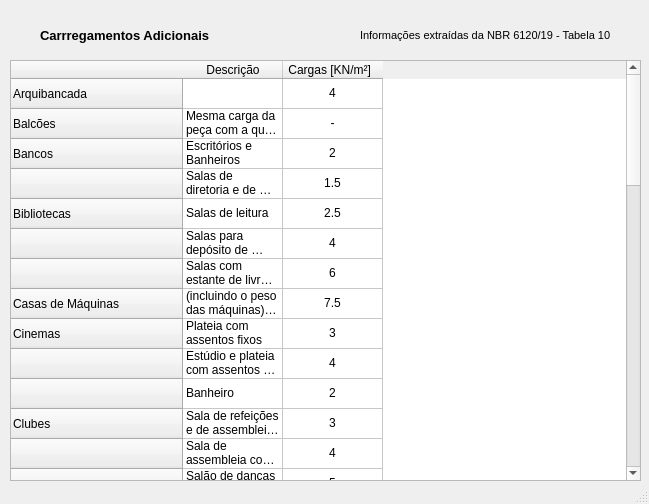
<?xml version="1.0" encoding="UTF-8"?>
<ui version="4.0">
 <class>MainWindow</class>
 <widget class="QMainWindow" name="MainWindow">
  <property name="geometry">
   <rect>
    <x>0</x>
    <y>0</y>
    <width>649</width>
    <height>504</height>
   </rect>
  </property>
  <property name="windowTitle">
   <string>MainWindow</string>
  </property>
  <widget class="QWidget" name="centralwidget">
   <widget class="QTableWidget" name="tableWidget">
    <property name="geometry">
     <rect>
      <x>10</x>
      <y>60</y>
      <width>631</width>
      <height>421</height>
     </rect>
    </property>
    <property name="maximumSize">
     <size>
      <width>631</width>
      <height>421</height>
     </size>
    </property>
    <row>
     <property name="text">
      <string>Arquibancada</string>
     </property>
    </row>
    <row>
     <property name="text">
      <string>Balcões</string>
     </property>
    </row>
    <row>
     <property name="text">
      <string>Bancos</string>
     </property>
    </row>
    <row>
     <property name="text">
      <string/>
     </property>
    </row>
    <row>
     <property name="text">
      <string>Bibliotecas</string>
     </property>
    </row>
    <row>
     <property name="text">
      <string/>
     </property>
    </row>
    <row>
     <property name="text">
      <string/>
     </property>
    </row>
    <row>
     <property name="text">
      <string>Casas de Máquinas</string>
     </property>
    </row>
    <row>
     <property name="text">
      <string>Cinemas</string>
     </property>
    </row>
    <row>
     <property name="text">
      <string/>
     </property>
    </row>
    <row>
     <property name="text">
      <string/>
     </property>
    </row>
    <row>
     <property name="text">
      <string>Clubes</string>
     </property>
    </row>
    <row>
     <property name="text">
      <string/>
     </property>
    </row>
    <row>
     <property name="text">
      <string/>
     </property>
    </row>
    <row>
     <property name="text">
      <string/>
     </property>
    </row>
    <row>
     <property name="text">
      <string>Corredores</string>
     </property>
    </row>
    <row>
     <property name="text">
      <string/>
     </property>
    </row>
    <row>
     <property name="text">
      <string>Cozinhas e Residências</string>
     </property>
    </row>
    <row>
     <property name="text">
      <string>Depósitos </string>
     </property>
    </row>
    <row>
     <property name="text">
      <string>Edifícios Residenciais </string>
     </property>
    </row>
    <row>
     <property name="text">
      <string/>
     </property>
    </row>
    <row>
     <property name="text">
      <string>Escadas</string>
     </property>
    </row>
    <row>
     <property name="text">
      <string/>
     </property>
    </row>
    <row>
     <property name="text">
      <string>Escolas</string>
     </property>
    </row>
    <row>
     <property name="text">
      <string/>
     </property>
    </row>
    <row>
     <property name="text">
      <string/>
     </property>
    </row>
    <row>
     <property name="text">
      <string>Escritórios</string>
     </property>
    </row>
    <row>
     <property name="text">
      <string>Forros</string>
     </property>
    </row>
    <row>
     <property name="text">
      <string>Galeria de Artes</string>
     </property>
    </row>
    <row>
     <property name="text">
      <string>Galeria de Lojas</string>
     </property>
    </row>
    <row>
     <property name="text">
      <string>Garagens e Estacionamentos</string>
     </property>
    </row>
    <row>
     <property name="text">
      <string>Ginásio de Esportes</string>
     </property>
    </row>
    <row>
     <property name="text">
      <string>Hospital</string>
     </property>
    </row>
    <row>
     <property name="text">
      <string/>
     </property>
    </row>
    <row>
     <property name="text">
      <string>Laboratórios</string>
     </property>
    </row>
    <row>
     <property name="text">
      <string>Lavanderias</string>
     </property>
    </row>
    <row>
     <property name="text">
      <string>Lojas</string>
     </property>
    </row>
    <row>
     <property name="text">
      <string>Restaurantes</string>
     </property>
    </row>
    <row>
     <property name="text">
      <string>Teatros</string>
     </property>
    </row>
    <row>
     <property name="text">
      <string/>
     </property>
    </row>
    <row>
     <property name="text">
      <string>Terraços</string>
     </property>
    </row>
    <row>
     <property name="text">
      <string/>
     </property>
    </row>
    <row>
     <property name="text">
      <string/>
     </property>
    </row>
    <row>
     <property name="text">
      <string/>
     </property>
    </row>
    <row>
     <property name="text">
      <string>Vestíbulo</string>
     </property>
    </row>
    <row>
     <property name="text">
      <string/>
     </property>
    </row>
    <column>
     <property name="text">
      <string>Descrição</string>
     </property>
    </column>
    <column>
     <property name="text">
      <string>Cargas [KN/m²]  </string>
     </property>
     <property name="textAlignment">
      <set>AlignCenter</set>
     </property>
    </column>
    <item row="0" column="1">
     <property name="text">
      <string>4</string>
     </property>
     <property name="textAlignment">
      <set>AlignCenter</set>
     </property>
    </item>
    <item row="1" column="0">
     <property name="text">
      <string>Mesma carga da peça com a qual se comunicam as previstas em 2.2.1.5</string>
     </property>
    </item>
    <item row="1" column="1">
     <property name="text">
      <string>-</string>
     </property>
     <property name="textAlignment">
      <set>AlignCenter</set>
     </property>
    </item>
    <item row="2" column="0">
     <property name="text">
      <string>Escritórios e Banheiros</string>
     </property>
    </item>
    <item row="2" column="1">
     <property name="text">
      <string>2</string>
     </property>
     <property name="textAlignment">
      <set>AlignCenter</set>
     </property>
    </item>
    <item row="3" column="0">
     <property name="text">
      <string>Salas de diretoria e de Gerência</string>
     </property>
    </item>
    <item row="3" column="1">
     <property name="text">
      <string>1.5</string>
     </property>
     <property name="textAlignment">
      <set>AlignCenter</set>
     </property>
    </item>
    <item row="4" column="0">
     <property name="text">
      <string>Salas de leitura</string>
     </property>
    </item>
    <item row="4" column="1">
     <property name="text">
      <string>2.5</string>
     </property>
     <property name="textAlignment">
      <set>AlignCenter</set>
     </property>
    </item>
    <item row="5" column="0">
     <property name="text">
      <string>Salas para depósito de livros</string>
     </property>
    </item>
    <item row="5" column="1">
     <property name="text">
      <string>4</string>
     </property>
     <property name="textAlignment">
      <set>AlignCenter</set>
     </property>
    </item>
    <item row="6" column="0">
     <property name="text">
      <string>Salas com estante de livros a ser determinada em cada caso ou 2.5 KN/m² por metro de altura observado, porém valor mínimo de </string>
     </property>
    </item>
    <item row="6" column="1">
     <property name="text">
      <string>6</string>
     </property>
     <property name="textAlignment">
      <set>AlignCenter</set>
     </property>
    </item>
    <item row="7" column="0">
     <property name="text">
      <string>(incluindo o peso das máquinas) a ser determinada em cada caso, porém o valor mínimo de </string>
     </property>
    </item>
    <item row="7" column="1">
     <property name="text">
      <string>7.5</string>
     </property>
     <property name="textAlignment">
      <set>AlignCenter</set>
     </property>
    </item>
    <item row="8" column="0">
     <property name="text">
      <string>Plateia com assentos fixos</string>
     </property>
    </item>
    <item row="8" column="1">
     <property name="text">
      <string>3</string>
     </property>
     <property name="textAlignment">
      <set>AlignCenter</set>
     </property>
    </item>
    <item row="9" column="0">
     <property name="text">
      <string>Estúdio e plateia com assentos móveis</string>
     </property>
    </item>
    <item row="9" column="1">
     <property name="text">
      <string>4</string>
     </property>
     <property name="textAlignment">
      <set>AlignCenter</set>
     </property>
    </item>
    <item row="10" column="0">
     <property name="text">
      <string>Banheiro</string>
     </property>
    </item>
    <item row="10" column="1">
     <property name="text">
      <string>2</string>
     </property>
     <property name="textAlignment">
      <set>AlignCenter</set>
     </property>
    </item>
    <item row="11" column="0">
     <property name="text">
      <string>Sala de refeições e de assembleia com assentos fixos</string>
     </property>
    </item>
    <item row="11" column="1">
     <property name="text">
      <string>3</string>
     </property>
     <property name="textAlignment">
      <set>AlignCenter</set>
     </property>
    </item>
    <item row="12" column="0">
     <property name="text">
      <string>Sala de assembleia com assentos móveis</string>
     </property>
    </item>
    <item row="12" column="1">
     <property name="text">
      <string>4</string>
     </property>
     <property name="textAlignment">
      <set>AlignCenter</set>
     </property>
    </item>
    <item row="13" column="0">
     <property name="text">
      <string>Salão de danças e salão de esportes</string>
     </property>
    </item>
    <item row="13" column="1">
     <property name="text">
      <string>5</string>
     </property>
     <property name="textAlignment">
      <set>AlignCenter</set>
     </property>
    </item>
    <item row="14" column="0">
     <property name="text">
      <string>Sala de bilhar e banheiro</string>
     </property>
    </item>
    <item row="14" column="1">
     <property name="text">
      <string>2</string>
     </property>
     <property name="textAlignment">
      <set>AlignCenter</set>
     </property>
    </item>
    <item row="15" column="0">
     <property name="text">
      <string>com acesso ao público</string>
     </property>
    </item>
    <item row="15" column="1">
     <property name="text">
      <string>3</string>
     </property>
     <property name="textAlignment">
      <set>AlignCenter</set>
     </property>
    </item>
    <item row="16" column="0">
     <property name="text">
      <string>sem acesso ao público</string>
     </property>
    </item>
    <item row="16" column="1">
     <property name="text">
      <string>2</string>
     </property>
     <property name="textAlignment">
      <set>AlignCenter</set>
     </property>
    </item>
    <item row="17" column="0">
     <property name="text">
      <string>a ser determinada em cada caso, porém mínimo de </string>
     </property>
    </item>
    <item row="17" column="1">
     <property name="text">
      <string>3</string>
     </property>
     <property name="textAlignment">
      <set>AlignCenter</set>
     </property>
    </item>
    <item row="18" column="0">
     <property name="text">
      <string>a ser determinada em cada caso e na falta de valores experimentais cf indicado 2.2.1.3</string>
     </property>
    </item>
    <item row="18" column="1">
     <property name="text">
      <string>-</string>
     </property>
     <property name="textAlignment">
      <set>AlignCenter</set>
     </property>
    </item>
    <item row="19" column="0">
     <property name="text">
      <string>Dormitórios, sala, copa, cozinha e banheiro</string>
     </property>
    </item>
    <item row="19" column="1">
     <property name="text">
      <string>1.5</string>
     </property>
     <property name="textAlignment">
      <set>AlignCenter</set>
     </property>
    </item>
    <item row="20" column="0">
     <property name="text">
      <string>Despensa, área de serviço e lavanderia</string>
     </property>
    </item>
    <item row="20" column="1">
     <property name="text">
      <string>2</string>
     </property>
     <property name="textAlignment">
      <set>AlignCenter</set>
     </property>
    </item>
    <item row="21" column="0">
     <property name="text">
      <string>com acesso ao público</string>
     </property>
    </item>
    <item row="21" column="1">
     <property name="text">
      <string>3</string>
     </property>
     <property name="textAlignment">
      <set>AlignCenter</set>
     </property>
    </item>
    <item row="22" column="0">
     <property name="text">
      <string>sem acesso ao público</string>
     </property>
    </item>
    <item row="22" column="1">
     <property name="text">
      <string>2.5</string>
     </property>
     <property name="textAlignment">
      <set>AlignCenter</set>
     </property>
    </item>
    <item row="23" column="0">
     <property name="text">
      <string>Anfiteatro com assentos fixos</string>
     </property>
    </item>
    <item row="23" column="1">
     <property name="text">
      <string/>
     </property>
     <property name="textAlignment">
      <set>AlignCenter</set>
     </property>
    </item>
    <item row="24" column="0">
     <property name="text">
      <string>Corredor e sala de aula </string>
     </property>
    </item>
    <item row="24" column="1">
     <property name="text">
      <string>3</string>
     </property>
     <property name="textAlignment">
      <set>AlignCenter</set>
     </property>
    </item>
    <item row="25" column="0">
     <property name="text">
      <string>outras salas</string>
     </property>
    </item>
    <item row="25" column="1">
     <property name="text">
      <string>2</string>
     </property>
     <property name="textAlignment">
      <set>AlignCenter</set>
     </property>
    </item>
    <item row="26" column="0">
     <property name="text">
      <string>Salas de uso geral e banheiro</string>
     </property>
    </item>
    <item row="26" column="1">
     <property name="text">
      <string>2</string>
     </property>
     <property name="textAlignment">
      <set>AlignCenter</set>
     </property>
    </item>
    <item row="27" column="0">
     <property name="text">
      <string>sem acesso a pessoas</string>
     </property>
    </item>
    <item row="27" column="1">
     <property name="text">
      <string>0.5</string>
     </property>
     <property name="textAlignment">
      <set>AlignCenter</set>
     </property>
    </item>
    <item row="28" column="0">
     <property name="text">
      <string>a ser determinada em cada caso, porém mínimo de </string>
     </property>
    </item>
    <item row="28" column="1">
     <property name="text">
      <string>3</string>
     </property>
     <property name="textAlignment">
      <set>AlignCenter</set>
     </property>
    </item>
    <item row="29" column="0">
     <property name="text">
      <string>a ser determinada em cada caso, porém mínimo de </string>
     </property>
    </item>
    <item row="29" column="1">
     <property name="text">
      <string>3</string>
     </property>
     <property name="textAlignment">
      <set>AlignCenter</set>
     </property>
    </item>
    <item row="30" column="0">
     <property name="text">
      <string>Para veículos de passageiros ou semelhantes com carga máxima de 25 KN por veículo. Valores de o indicados em 2.2.1.6</string>
     </property>
    </item>
    <item row="30" column="1">
     <property name="text">
      <string>3</string>
     </property>
     <property name="textAlignment">
      <set>AlignCenter</set>
     </property>
    </item>
    <item row="31" column="1">
     <property name="text">
      <string>3</string>
     </property>
     <property name="textAlignment">
      <set>AlignCenter</set>
     </property>
    </item>
    <item row="32" column="0">
     <property name="text">
      <string>Dormitórios, enfermarias, sala de recuperação, sala de cirurgia, sala de raio X e banheiro</string>
     </property>
    </item>
    <item row="32" column="1">
     <property name="text">
      <string>2</string>
     </property>
     <property name="textAlignment">
      <set>AlignCenter</set>
     </property>
    </item>
    <item row="33" column="0">
     <property name="text">
      <string>Corredor</string>
     </property>
    </item>
    <item row="33" column="1">
     <property name="text">
      <string>3</string>
     </property>
     <property name="textAlignment">
      <set>AlignCenter</set>
     </property>
    </item>
    <item row="34" column="0">
     <property name="text">
      <string>Incluindo equipamentos a ser determinados em cada caso, porém com no mínimo</string>
     </property>
    </item>
    <item row="34" column="1">
     <property name="text">
      <string>3</string>
     </property>
     <property name="textAlignment">
      <set>AlignCenter</set>
     </property>
    </item>
    <item row="35" column="0">
     <property name="text">
      <string>Incluindo equipamentos</string>
     </property>
    </item>
    <item row="35" column="1">
     <property name="text">
      <string>3</string>
     </property>
     <property name="textAlignment">
      <set>AlignCenter</set>
     </property>
    </item>
    <item row="36" column="1">
     <property name="text">
      <string>4</string>
     </property>
     <property name="textAlignment">
      <set>AlignCenter</set>
     </property>
    </item>
    <item row="37" column="1">
     <property name="text">
      <string>3</string>
     </property>
     <property name="textAlignment">
      <set>AlignCenter</set>
     </property>
    </item>
    <item row="38" column="0">
     <property name="text">
      <string>Palco</string>
     </property>
    </item>
    <item row="38" column="1">
     <property name="text">
      <string>5</string>
     </property>
     <property name="textAlignment">
      <set>AlignCenter</set>
     </property>
    </item>
    <item row="39" column="0">
     <property name="text">
      <string>Demais dependências: cargas iguais às especificadas para cinemas</string>
     </property>
    </item>
    <item row="39" column="1">
     <property name="text">
      <string>-</string>
     </property>
     <property name="textAlignment">
      <set>AlignCenter</set>
     </property>
    </item>
    <item row="40" column="0">
     <property name="text">
      <string>sem acesso ao público</string>
     </property>
    </item>
    <item row="40" column="1">
     <property name="text">
      <string>2</string>
     </property>
     <property name="textAlignment">
      <set>AlignCenter</set>
     </property>
    </item>
    <item row="41" column="0">
     <property name="text">
      <string>com acesso ao público</string>
     </property>
    </item>
    <item row="41" column="1">
     <property name="text">
      <string>3</string>
     </property>
     <property name="textAlignment">
      <set>AlignCenter</set>
     </property>
    </item>
    <item row="42" column="0">
     <property name="text">
      <string>inacessível a pessoas</string>
     </property>
    </item>
    <item row="42" column="1">
     <property name="text">
      <string>0.5</string>
     </property>
     <property name="textAlignment">
      <set>AlignCenter</set>
     </property>
    </item>
    <item row="43" column="0">
     <property name="text">
      <string>Destinados a heliportos elevados: as cargas deverão ser fornecidas pelo orgão competente do Ministério da Aeronáutica</string>
     </property>
    </item>
    <item row="43" column="1">
     <property name="text">
      <string>-</string>
     </property>
     <property name="textAlignment">
      <set>AlignCenter</set>
     </property>
    </item>
    <item row="44" column="0">
     <property name="text">
      <string>sem acesso ao público</string>
     </property>
    </item>
    <item row="44" column="1">
     <property name="text">
      <string>1.5</string>
     </property>
     <property name="textAlignment">
      <set>AlignCenter</set>
     </property>
    </item>
    <item row="45" column="0">
     <property name="text">
      <string>com acesso ao público</string>
     </property>
    </item>
    <item row="45" column="1">
     <property name="text">
      <string>3</string>
     </property>
     <property name="textAlignment">
      <set>AlignCenter</set>
     </property>
    </item>
   </widget>
   <widget class="QLabel" name="label_2">
    <property name="geometry">
     <rect>
      <x>40</x>
      <y>20</y>
      <width>241</width>
      <height>31</height>
     </rect>
    </property>
    <property name="text">
     <string>&lt;!DOCTYPE HTML PUBLIC &quot;-//W3C//DTD HTML 4.0//EN&quot; &quot;http://www.w3.org/TR/REC-html40/strict.dtd&quot;&gt;
&lt;html&gt;&lt;head&gt;&lt;meta name=&quot;qrichtext&quot; content=&quot;1&quot; /&gt;&lt;style type=&quot;text/css&quot;&gt;
p, li { white-space: pre-wrap; }
&lt;/style&gt;&lt;/head&gt;&lt;body style=&quot; font-family:'MS Shell Dlg 2'; font-size:8pt; font-weight:400; font-style:normal;&quot;&gt;
&lt;p style=&quot; margin-top:0px; margin-bottom:0px; margin-left:0px; margin-right:0px; -qt-block-indent:0; text-indent:0px;&quot;&gt;&lt;span style=&quot; font-size:10pt; font-weight:600;&quot;&gt;Carrregamentos Adicionais&lt;/span&gt;&lt;/p&gt;&lt;/body&gt;&lt;/html&gt;</string>
    </property>
    <property name="textFormat">
     <enum>Qt::AutoText</enum>
    </property>
   </widget>
   <widget class="QLabel" name="label_3">
    <property name="geometry">
     <rect>
      <x>360</x>
      <y>20</y>
      <width>251</width>
      <height>31</height>
     </rect>
    </property>
    <property name="text">
     <string>&lt;!DOCTYPE HTML PUBLIC &quot;-//W3C//DTD HTML 4.0//EN&quot; &quot;http://www.w3.org/TR/REC-html40/strict.dtd&quot;&gt;
&lt;html&gt;&lt;head&gt;&lt;meta name=&quot;qrichtext&quot; content=&quot;1&quot; /&gt;&lt;style type=&quot;text/css&quot;&gt;
p, li { white-space: pre-wrap; }
&lt;/style&gt;&lt;/head&gt;&lt;body style=&quot; font-family:'MS Shell Dlg 2'; font-size:8pt; font-weight:400; font-style:normal;&quot;&gt;
&lt;p style=&quot; margin-top:12px; margin-bottom:12px; margin-left:0px; margin-right:0px; -qt-block-indent:0; text-indent:0px;&quot;&gt;Informações extraídas da NBR 6120/19 - Tabela 10.&lt;/p&gt;&lt;/body&gt;&lt;/html&gt;</string>
    </property>
   </widget>
  </widget>
  <widget class="QMenuBar" name="menubar">
   <property name="geometry">
    <rect>
     <x>0</x>
     <y>0</y>
     <width>649</width>
     <height>21</height>
    </rect>
   </property>
  </widget>
  <widget class="QStatusBar" name="statusbar"/>
 </widget>
 <resources/>
 <connections/>
</ui>
